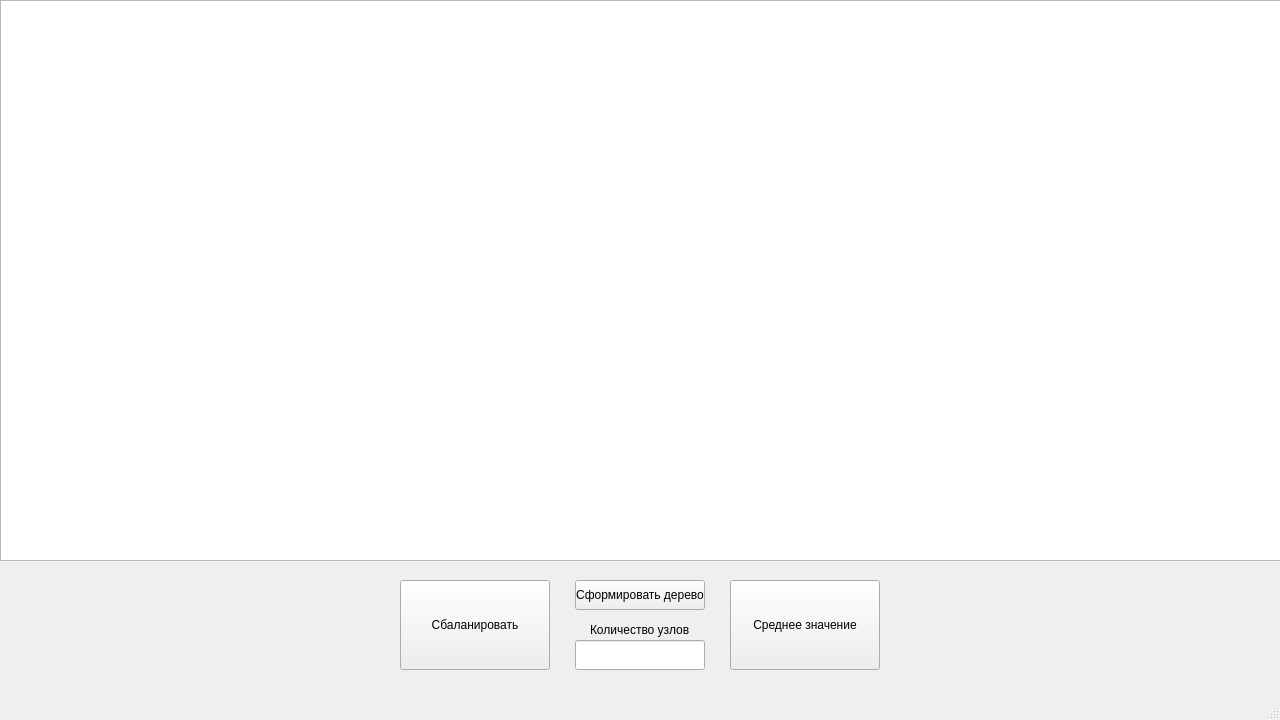
<?xml version="1.0" encoding="UTF-8"?>
<ui version="4.0">
 <class>MainWindow</class>
 <widget class="QMainWindow" name="MainWindow">
  <property name="geometry">
   <rect>
    <x>0</x>
    <y>0</y>
    <width>1280</width>
    <height>720</height>
   </rect>
  </property>
  <property name="windowTitle">
   <string>MainWindow</string>
  </property>
  <widget class="QWidget" name="centralwidget">
   <widget class="QPushButton" name="Form_tree">
    <property name="geometry">
     <rect>
      <x>575</x>
      <y>580</y>
      <width>130</width>
      <height>30</height>
     </rect>
    </property>
    <property name="text">
     <string>Сформировать дерево</string>
    </property>
   </widget>
   <widget class="QLabel" name="label">
    <property name="geometry">
     <rect>
      <x>590</x>
      <y>620</y>
      <width>100</width>
      <height>20</height>
     </rect>
    </property>
    <property name="text">
     <string>Количество узлов</string>
    </property>
   </widget>
   <widget class="QLineEdit" name="Count_nodes">
    <property name="geometry">
     <rect>
      <x>575</x>
      <y>640</y>
      <width>130</width>
      <height>30</height>
     </rect>
    </property>
   </widget>
   <widget class="QGraphicsView" name="graphicsView">
    <property name="geometry">
     <rect>
      <x>0</x>
      <y>0</y>
      <width>1281</width>
      <height>561</height>
     </rect>
    </property>
   </widget>
   <widget class="QPushButton" name="Binary_Btn">
    <property name="geometry">
     <rect>
      <x>400</x>
      <y>580</y>
      <width>150</width>
      <height>90</height>
     </rect>
    </property>
    <property name="text">
     <string>Сбаланировать</string>
    </property>
   </widget>
   <widget class="QPushButton" name="Average_Btn">
    <property name="geometry">
     <rect>
      <x>730</x>
      <y>580</y>
      <width>150</width>
      <height>90</height>
     </rect>
    </property>
    <property name="text">
     <string>Среднее значение</string>
    </property>
   </widget>
  </widget>
  <widget class="QMenuBar" name="menubar">
   <property name="geometry">
    <rect>
     <x>0</x>
     <y>0</y>
     <width>1280</width>
     <height>21</height>
    </rect>
   </property>
  </widget>
  <widget class="QStatusBar" name="statusbar"/>
 </widget>
 <resources/>
 <connections/>
</ui>
